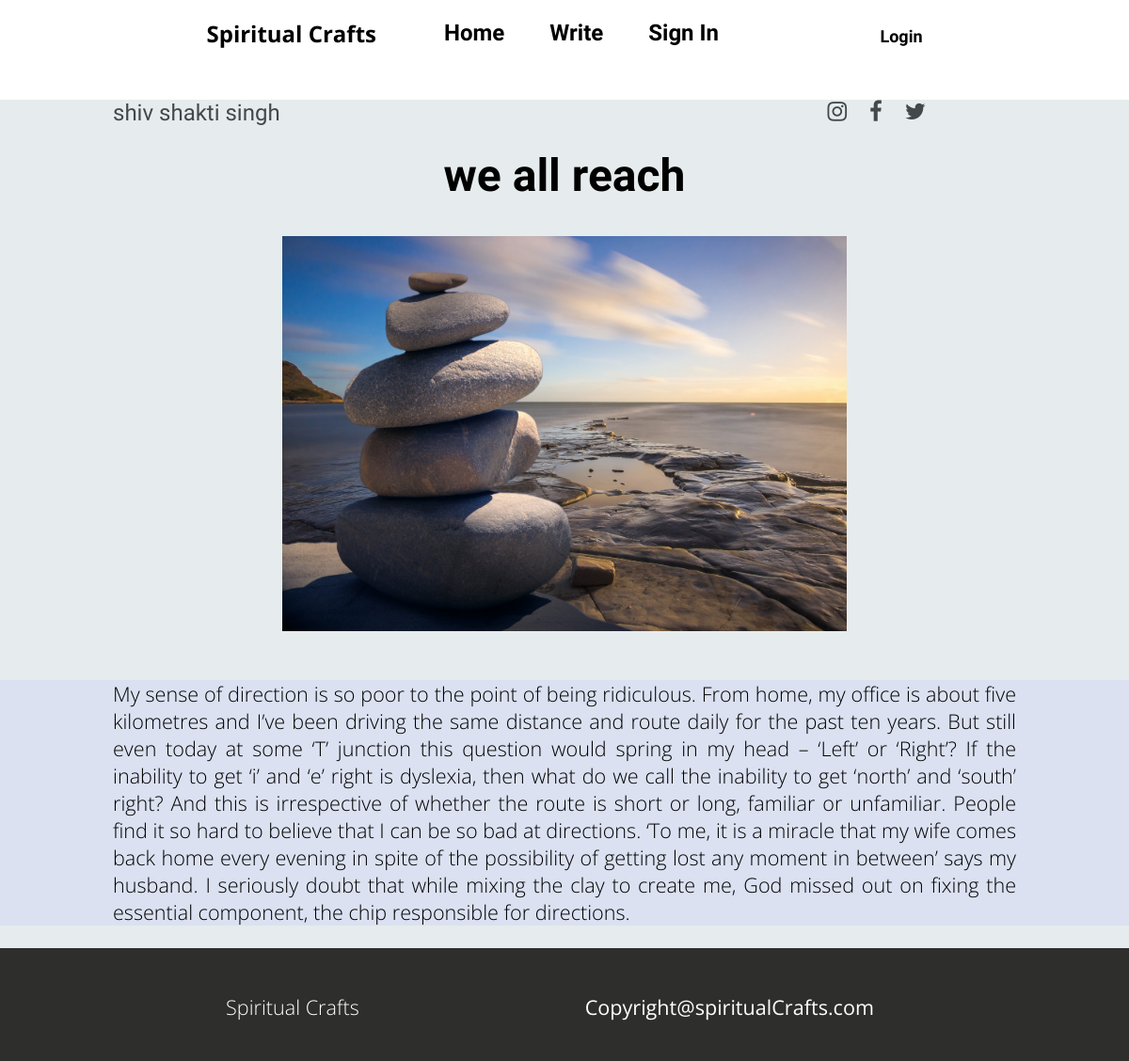
Screenshot of /detailaboutblog.php?action1=detail&id=8&name=shiv shakti singh with the database file from the repository.
### tables this page shows
CREATE TABLE `POST` (
  `post_id` int NOT NULL,
  `user_id` int DEFAULT NULL,
  `name` varchar(100) DEFAULT NULL,
  `status` enum('PUBLIC','PRIVATE') DEFAULT NULL,
  `content` text,
  `image` varchar(100) DEFAULT NULL,
  `published_at` datetime DEFAULT NULL,
  `blog_title` varchar(100) DEFAULT NULL,
  `status_by_admin` enum('Approved','Pending','Rejected') DEFAULT NULL,
  `edited_at` datetime DEFAULT NULL
);

### src/detailaboutblog.php (the view, shortened to what this page needs)
<!DOCTYPE html>
<html lang="en">
<head>
    <link rel="stylesheet" href="css/style.css">
    <link rel="stylesheet" href="css/utils.css">
    <link rel="stylesheet" href="https://cdnjs.cloudflare.com/ajax/libs/font-awesome/4.7.0/css/font-awesome.min.css">
</head>
<body>
    <?php include "header.php"; ?>
    <?php if(isset($_GET['action1'])){
        $id=$_GET['id'];
        $name=$_GET['name'];
        include "connection.php";
        $query ="SELECT * FROM `POST` where post_id='$id'";
        $result=mysqli_query($conn,$query);
        $row=mysqli_fetch_assoc($result); ?>
        <div style="background-color:#e6eced;">
     <?php   echo '<p id="name_of_detailblogger_post" >'.$name.'<i class="fa fa-twitter" style="float:right;margin-right:18vw;"  ></i><i class="fa fa-facebook" style="float:right;margin-right:2vw;" ></i><i class="fa fa-instagram" style="float:right;margin-right:2vw;" ></i></p>';
            foreach($result as $row){
                echo '<center><p id="title_detail">'.$row['blog_title'].'</p></center>
                      <center><img src='.$row['image'].' id="image_detail"></center>
                      <center><div style="background-color:#dbe1f1"><p id="content_detail">'.$row['content'].'</p></div></center>';
            }
    }?>
      <?php include "footer.php"; ?>
      </div>
</body>
</html>

### src/css/style.css (style rules this page uses)
* { padding: 0; margin: 0; }
#name_of_detailblogger_post { color:#43494a; font-size:2vw; font-family: var(--font4); margin-top:3vw; margin-left:10vw; font-weight:normal; }
#title_detail { margin-top:2vw; font-size:4vw; font-family: var(--font5); font-weight:bold; }
#image_detail { height:35vw; width:50%; margin-top:3vw; }
#content_detail { margin-left:10vw; margin-right:10vw; margin-top:4vw; margin-bottom:2vw; font-size:1.8vw; font-family: var(--font6); font-weight:50; text-align:justify; }

### src/css/utils.css (style rules this page uses)
:root { --main-bg-color:brown; --font1: 'Fascinate', cursive; --font2: 'Baloo 2', cursive; --font3: 'Fascinate', cursive; --font4:'Staatliches', cursive; --font5:'Anek Latin', sans-serif; --font6: 'Open Sans', sans-serif; --font7:'Open Sans', sans-serif; }

### rows the page displays
post: blog_title "we all reach", image (picture), content "My sense of direction is so poor to the point of being ridiculous. From home, my office is about five kilometres and I’ve been driving the same distance and route daily for the past ten years. But still even today at some ‘T’ junction this question would spring in my head – ‘Left’ or ‘Right’? If the inability to get ‘i’ and ‘e’ right is dyslexia, then what do we call the inability to get ‘north’ and ‘south’ right? And this is irrespective of whether the route is short or long, familiar or unfamiliar. People find it so hard to believe that I can be so bad at directions. ‘To me, it is a miracle that my wife comes back home every evening in spite of the possibility of getting lost any moment…"

### other values shown
$name "shiv shakti singh"
